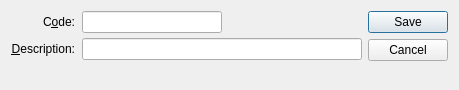
<?xml version="1.0" encoding="UTF-8"?>
<ui version="4.0">
 <comment>This file is part of the xTuple ERP: PostBooks Edition, a free and
open source Enterprise Resource Planning software suite,
Copyright (c) 1999-2019 by OpenMFG LLC, d/b/a xTuple.
It is licensed to you under the Common Public Attribution License
version 1.0, the full text of which (including xTuple-specific Exhibits)
is available at www.xtuple.com/CPAL.  By using this software, you agree
to be bound by its terms.</comment>
 <class>vendorType</class>
 <widget class="QDialog" name="vendorType">
  <property name="geometry">
   <rect>
    <x>0</x>
    <y>0</y>
    <width>459</width>
    <height>90</height>
   </rect>
  </property>
  <property name="windowTitle">
   <string>Vendor Type</string>
  </property>
  <layout class="QGridLayout" name="gridLayout">
   <item row="0" column="0">
    <layout class="QVBoxLayout">
     <property name="spacing">
      <number>0</number>
     </property>
     <item>
      <layout class="QHBoxLayout">
       <property name="spacing">
        <number>7</number>
       </property>
       <item>
        <layout class="QVBoxLayout">
         <property name="spacing">
          <number>5</number>
         </property>
         <item>
          <widget class="QLabel" name="_codeLit">
           <property name="text">
            <string>C&amp;ode:</string>
           </property>
           <property name="alignment">
            <set>Qt::AlignRight|Qt::AlignTrailing|Qt::AlignVCenter</set>
           </property>
           <property name="buddy">
            <cstring>_code</cstring>
           </property>
          </widget>
         </item>
         <item>
          <widget class="QLabel" name="_descriptionLit">
           <property name="text">
            <string>&amp;Description:</string>
           </property>
           <property name="alignment">
            <set>Qt::AlignRight|Qt::AlignTrailing|Qt::AlignVCenter</set>
           </property>
           <property name="buddy">
            <cstring>_description</cstring>
           </property>
          </widget>
         </item>
        </layout>
       </item>
       <item>
        <layout class="QVBoxLayout">
         <property name="spacing">
          <number>5</number>
         </property>
         <item>
          <layout class="QHBoxLayout">
           <property name="spacing">
            <number>0</number>
           </property>
           <item>
            <widget class="XLineEdit" name="_code"/>
           </item>
           <item>
            <spacer name="Spacer84">
             <property name="orientation">
              <enum>Qt::Horizontal</enum>
             </property>
             <property name="sizeType">
              <enum>QSizePolicy::Expanding</enum>
             </property>
             <property name="sizeHint" stdset="0">
              <size>
               <width>20</width>
               <height>20</height>
              </size>
             </property>
            </spacer>
           </item>
          </layout>
         </item>
         <item>
          <widget class="XLineEdit" name="_description"/>
         </item>
        </layout>
       </item>
      </layout>
     </item>
     <item>
      <spacer name="Spacer82">
       <property name="orientation">
        <enum>Qt::Vertical</enum>
       </property>
       <property name="sizeType">
        <enum>QSizePolicy::Expanding</enum>
       </property>
       <property name="sizeHint" stdset="0">
        <size>
         <width>20</width>
         <height>16</height>
        </size>
       </property>
      </spacer>
     </item>
    </layout>
   </item>
   <item row="0" column="1">
    <widget class="QDialogButtonBox" name="_buttonBox">
     <property name="orientation">
      <enum>Qt::Vertical</enum>
     </property>
     <property name="standardButtons">
      <set>QDialogButtonBox::Cancel|QDialogButtonBox::Save</set>
     </property>
    </widget>
   </item>
  </layout>
 </widget>
 <layoutdefault spacing="6" margin="11"/>
 <customwidgets>
  <customwidget>
   <class>XLineEdit</class>
   <extends>QLineEdit</extends>
   <header>xlineedit.h</header>
   <container>1</container>
  </customwidget>
 </customwidgets>
 <tabstops>
  <tabstop>_code</tabstop>
  <tabstop>_description</tabstop>
 </tabstops>
 <includes>
  <include location="global">parameter.h</include>
 </includes>
 <resources/>
 <connections/>
</ui>
